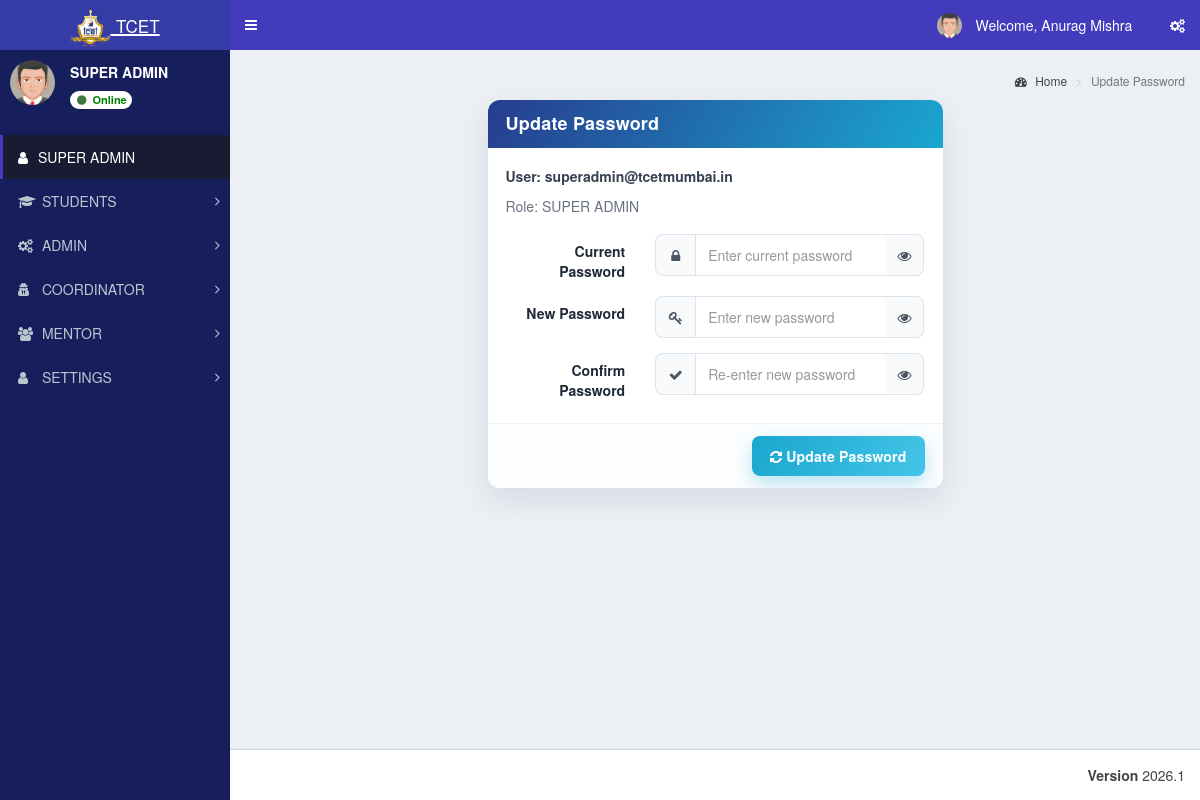
/admin/change_password.php (signed in), run on the app's committed database.
### tables this page shows
CREATE TABLE `st_role_master` (
  `role_id` int(11) NOT NULL,
  `role_name` varchar(100) NOT NULL
);

CREATE TABLE `st_menu_master` (
  `menu_id` int(11) NOT NULL,
  `menu_name` varchar(100) NOT NULL,
  `menu_icon` varchar(100) NOT NULL DEFAULT 'fa fa-folder'
);

CREATE TABLE `st_login` (
  `login_id` int(11) NOT NULL,
  `username` varchar(200) NOT NULL,
  `password` varchar(255) NOT NULL,
  `user_id` int(11) NOT NULL,
  `created_at` timestamp NOT NULL DEFAULT current_timestamp()
);

### database/db_connect.php (called while the page is built, shortened)
<?php
class DBController
{
    public $host = "localhost";
    public $user = "root";
    public $password = "";
    public $database = "tcet_st";
    function __construct()
    {
        $this->conn = $this->connectDB();
    }
    function connectDB()
    {
      $conn = @mysqli_connect($this->host,$this->user,$this->password,$this->database);
      return $conn;
    }
}
?>

### admin/change_password.php (the view, shortened to what this page needs)
<?php
include "header/header.php";
$currentUserId = intval($userid ?? 0);
$currentRoleId = intval($usertype ?? 0);
$passwordData = array(
  'username' => (string) ($username ?? ''),
  'role_name' => (string) ($role_name ?? '')
);
if ($currentUserId > 0 && $currentRoleId > 0) {
    $profileSql = "SELECT l.username, r.role_name
                   FROM st_login l
                   LEFT JOIN st_user_master u ON u.user_id = l.user_id
                   LEFT JOIN st_role_master r ON r.role_id = u.role_id
                   WHERE l.user_id = ?
                   LIMIT 1";
  $profileStmt = mysqli_prepare($db_handle->conn, $profileSql);
  if ($profileStmt) {
      mysqli_stmt_bind_param($profileStmt, 'i', $currentUserId);
    mysqli_stmt_execute($profileStmt);
    $profileResult = mysqli_stmt_get_result($profileStmt);
    if ($profileResult && ($row = mysqli_fetch_assoc($profileResult))) {
      $passwordData['username'] = (string) ($row['username'] ?? $passwordData['username']);
      $passwordData['role_name'] = (string) ($row['role_name'] ?? $passwordData['role_name']);
    }
  }
}
?>
<div class="content-wrapper">
  <section class="content-header">
    <ol class="breadcrumb">
      <li><a href="index.php"><i class="fa fa-dashboard"></i> Home</a></li>
      <li class="active">Update Password</li>
    </ol>
  </section>
  <section class="content" style="margin-top: 20px;">
    <div class="row">
      <div class="col-md-3"></div>
      <div class="col-md-6">
        <div class="box profile-form-card">
          <div class="box-header with-border">
            <h3 class="box-title">Update Password</h3>
          </div>
          <div class="box-body" style="padding-bottom: 0;">
            <p style="margin-bottom: 10px; color: #374151; font-weight: 600;">User: <?php echo htmlspecialchars($passwordData['username']); ?></p>
            <p style="margin-bottom: 0; color: #6b7280;">Role: <?php echo htmlspecialchars($passwordData['role_name']); ?></p>
          </div>
          <form class="form-horizontal" method="POST">
            <div class="box-body">
              <div class="form-group">
                <label class="col-sm-4 control-label">Current Password</label>
                <div class="col-sm-8">
                  <div class="input-group profile-input-group">
                    <span class="input-group-addon"><i class="fa fa-lock"></i></span>
                    <input type="password" class="form-control password-toggle-field" id="current_password" name="current_password" placeholder="Enter current password" required>
                    <span class="input-group-btn">
                      <button type="button" class="btn btn-default toggle-password" data-target="current_password" aria-label="Show password">
                        <i class="fa fa-eye"></i>
                      </button>
                    </span>
                  </div>
                </div>
              </div>
              <div class="form-group">
                <label class="col-sm-4 control-label">New Password</label>
                <div class="col-sm-8">
                  <div class="input-group profile-input-group">
                    <span class="input-group-addon"><i class="fa fa-key"></i></span>
                    <input type="password" class="form-control password-toggle-field" id="new_password" name="new_password" placeholder="Enter new password" required>
                    <span class="input-group-btn">
                      <button type="button" class="btn btn-default toggle-password" data-target="new_password" aria-label="Show password">
                        <i class="fa fa-eye"></i>
                      </button>
                    </span>
                  </div>
                </div>
              </div>
              <div class="form-group">
                <label class="col-sm-4 control-label">Confirm Password</label>
                <div class="col-sm-8">
                  <div class="input-group profile-input-group">
                    <span class="input-group-addon"><i class="fa fa-check"></i></span>
                    <input type="password" class="form-control password-toggle-field" id="confirm_password" name="confirm_password" placeholder="Re-enter new password" required>
                    <span class="input-group-btn">
                      <button type="button" class="btn btn-default toggle-password" data-target="confirm_password" aria-label="Show password">
                        <i class="fa fa-eye"></i>
                      </button>
                    </span>
                  </div>
                </div>
              </div>
            </div>
            <div class="box-footer">
              <button type="submit" class="pull-right profile-save-btn"><i class="fa fa-refresh"></i> Update Password</button>
            </div>
          </form>
        </div>
      </div>
      <div class="col-md-3"></div>
    </div>
  </section>
</div>
<?php include "header/footer.php"; ?>

### admin/header/header.php (shortened to what this page needs)
<?php
include_once("../database/db_connect.php");
$db_handle = new DBController();
$sessionLoginId = intval($_SESSION['user_login_id'] ?? $_SESSION['user_session'] ?? 0);
$username = '';
$userid = 0;
$usertype = 0;
$sql = "SELECT l.login_id, l.username, l.user_id, u.role_id, u.user_name, r.role_name
	    FROM st_login l
	    LEFT JOIN st_user_master u ON u.user_id = l.user_id
	    LEFT JOIN st_role_master r ON r.role_id = u.role_id
	    WHERE l.login_id='" . $sessionLoginId . "' LIMIT 1";
$result = mysqli_query($db_handle->conn, $sql);
if ($result && $result->num_rows > 0) {
	$row = $result->fetch_assoc();
	$username = $row['username'];
	$userid = intval($row['user_id']);
	$usertype = intval($row['role_id']);
}
$name = $username;
$profileSql = "SELECT COALESCE(NULLIF(TRIM(u.user_name), ''), l.username) AS user_name
			   FROM st_login l
			   LEFT JOIN st_user_master u ON u.user_id = l.user_id
			   WHERE l.user_id = $userid LIMIT 1";
$profileResult = mysqli_query($db_handle->conn, $profileSql);
if ($profileResult && ($profileRow = mysqli_fetch_assoc($profileResult))) {
	$profileName = trim((string)($profileRow['user_name'] ?? ''));
	if ($profileName !== '') {
		$name = $profileName;
	}
}
$sql = "SELECT role_name FROM st_role_master WHERE role_id = ? LIMIT 1";
$stmt = mysqli_prepare($db_handle->conn, $sql);
if ($stmt) {
	mysqli_stmt_bind_param($stmt, 'i', $usertype);
	mysqli_stmt_execute($stmt);
	$result = mysqli_stmt_get_result($stmt);
	if ($row = mysqli_fetch_assoc($result)) {
		$role_name = $row['role_name'];
	}
}
$dashboardRoute = ($usertype === 5) ? 'student_dashboard.php' : 'index.php';
?>
<!DOCTYPE html>
<html>
<head>
	<link rel="stylesheet" href="bootstrap/css/bootstrap.min.css">
	<link rel="stylesheet" href="https://cdnjs.cloudflare.com/ajax/libs/font-awesome/4.5.0/css/font-awesome.min.css">
	<link rel="stylesheet" href="https://cdnjs.cloudflare.com/ajax/libs/ionicons/2.0.1/css/ionicons.min.css">
	<link rel="stylesheet" href="dist/css/AdminLTE.min.css">
	<link rel="stylesheet" href="dist/css/skins/_all-skins.min.css">
	<link rel="stylesheet" href="plugins/iCheck/flat/blue.css">
	<link rel="stylesheet" href="plugins/morris/morris.css">
	<link rel="stylesheet" href="plugins/jvectormap/jquery-jvectormap-1.2.2.css">
	<link rel="stylesheet" href="plugins/datepicker/datepicker3.css">
	<link rel="stylesheet" href="plugins/daterangepicker/daterangepicker.css">
	<link rel="stylesheet" href="plugins/bootstrap-wysihtml5/bootstrap3-wysihtml5.min.css">
</head>
<body class="hold-transition skin-blue sidebar-mini">
	<div class="wrapper">
		<header class="main-header">
			<a href="<?php echo $dashboardRoute; ?>" class="logo">
				<span class="logo-lg"><img src="images/booklogo.webp" class="py-2" height="40px" /> <small>TCET</small></span>
			</a>
			<nav class="navbar navbar-static-top">
				<a href="#" class="sidebar-toggle" data-toggle="offcanvas" role="button">
				</a>
				<div class="navbar-custom-menu">
					<ul class="nav navbar-nav">
						<li class="dropdown user user-menu">
							<a href="#" class="dropdown-toggle" data-toggle="dropdown">
								<img src="dist/img/user2-160x160.jpg" class="user-image" alt="User Image">
								<span class="hidden-xs">&nbsp;Welcome, <?php echo $name; ?> &nbsp;</span>
							</a>
						</li>
						<li>
							<a href="#" data-toggle="control-sidebar"><i class="fa fa-gears"></i></a>
						</li>
					</ul>
				</div>
			</nav>
		</header>
		<aside class="main-sidebar">
			<section class="sidebar">
				<div class="user-panel">
					<div class="pull-left image">
						<img src="dist/img/user2-160x160.jpg" class="img-circle" alt="User Image">
					</div>
					<div class="pull-left info">
						<p><span><?php echo htmlspecialchars($role_name); ?></span></p>
						<a class="badge" href="#" style="background:white; color: green;">
							<i class="fa fa-circle text-success"></i> Online
						</a>
					</div>
				</div>
				<br />
				<?php include "side_menu.php"; ?>
		</aside>

### admin/header/side_menu.php (shortened to what this page needs)
<?php
function sidebar_has_column($conn, $table, $column)
{
	$escapedColumn = mysqli_real_escape_string($conn, $column);
	$result = mysqli_query($conn, "SHOW COLUMNS FROM $table LIKE '$escapedColumn'");
	$exists = ($result && mysqli_num_rows($result) > 0);
	return $exists;
}
$menuHasIconColumn = sidebar_has_column($db_handle->conn, 'st_menu_master', 'menu_icon');
$subMenuHasIconColumn = sidebar_has_column($db_handle->conn, 'st_sub_menu_master', 'sub_menu_icon');
$subMenuHasRouteColumn = sidebar_has_column($db_handle->conn, 'st_sub_menu_master', 'sub_menu_route');
$menuTree = array();
$menuIconSelect = $menuHasIconColumn
	? "COALESCE(NULLIF(TRIM(m.menu_icon), ''), 'fa fa-folder') AS menu_icon"
	: "'fa fa-folder' AS menu_icon";
$subMenuRouteSelect = $subMenuHasRouteColumn
	? "COALESCE(NULLIF(TRIM(sm.sub_menu_route), ''), '#') AS sub_menu_route"
	: "'#' AS sub_menu_route";
$subMenuIconSelect = $subMenuHasIconColumn
	? "COALESCE(NULLIF(TRIM(sm.sub_menu_icon), ''), 'fa fa-angle-double-right') AS sub_menu_icon"
	: "'fa fa-angle-double-right' AS sub_menu_icon";
$menuSql = "SELECT m.menu_id, m.menu_name, $menuIconSelect
			FROM st_menu_master m
			WHERE (
				EXISTS (
					SELECT 1
					FROM st_menu_allocation_master mar
					WHERE mar.menu_id = m.menu_id
					  AND mar.role_id = ?
					  AND mar.sub_menu_id IS NULL
				)
				OR EXISTS (
					SELECT 1
					FROM st_menu_allocation_master maa
					WHERE maa.menu_id = m.menu_id
					  AND maa.role_id = ?
					  AND maa.sub_menu_id IS NOT NULL
				)
			)
			ORDER BY m.menu_id";
$menuStmt = mysqli_prepare($db_handle->conn, $menuSql);
if ($menuStmt) {
	mysqli_stmt_bind_param($menuStmt, 'ii', $usertype, $usertype);
	mysqli_stmt_execute($menuStmt);
	$menuResult = mysqli_stmt_get_result($menuStmt);
	while ($menuRow = mysqli_fetch_assoc($menuResult)) {
		$menuId = (int) $menuRow['menu_id'];
		$menuTree[$menuId] = array(
			'menu_name' => $menuRow['menu_name'],
			'menu_icon' => $menuRow['menu_icon'],
			'submenus' => array()
		);
		$subSql = "SELECT sm.sub_menu_id, sm.sub_menu_name, $subMenuRouteSelect, $subMenuIconSelect
				   FROM st_sub_menu_master sm
				   WHERE sm.menu_id = ?
				   AND (
					   EXISTS (
						   SELECT 1
						   FROM st_menu_allocation_master mar
						   WHERE mar.sub_menu_id = sm.sub_menu_id
							 AND mar.role_id = ?
					   )
				   )
				   ORDER BY sm.sort_order ASC, sm.sub_menu_id ASC";
		$subStmt = mysqli_prepare($db_handle->conn, $subSql);
		if ($subStmt) {
			mysqli_stmt_bind_param($subStmt, 'ii', $menuId, $usertype);
			mysqli_stmt_execute($subStmt);
			$subResult = mysqli_stmt_get_result($subStmt);
			while ($subRow = mysqli_fetch_assoc($subResult)) {
				$menuTree[$menuId]['submenus'][] = $subRow;
			}
		}
	}
}
?>
<ul class="sidebar-menu" id="sidebar-dynamic-menu">
<li class="active"><a href="index.php"><i class="fa fa-user"></i><span><?php echo htmlspecialchars($role_name); ?></span></a></li>
<?php foreach ($menuTree as $menuId => $menuData) {
	$menuName = trim((string) $menuData['menu_name']);
	$menuIcon = trim((string) $menuData['menu_icon']);
?>
<li class="treeview" data-menu-id="<?php echo $menuId; ?>" id="sidebar-menu-<?php echo $menuId; ?>">
<a href="#">
<i class="<?php echo htmlspecialchars($menuIcon); ?>" aria-hidden="true"></i> <span><?php echo strtoupper(htmlspecialchars($menuName)); ?></span>
<span class="pull-right-container">
<i class="fa fa-angle-right pull-right"></i>
</span>
</a>
</li>
<?php } ?>
</ul>
</section>

### admin/change_password.php (style rules this page uses)
.profile-form-card { border: 0; border-radius: 12px; overflow: hidden; box-shadow: 0 12px 28px rgba(18, 36, 66, 0.1); }
.profile-form-card .box-header { background: linear-gradient(120deg, #273c8e 0%, #1aa7cf 100%); color: #fff; border-bottom: 0; padding: 14px 18px; }
.profile-form-card .box-title { color: #fff; font-weight: 700; letter-spacing: 0.2px; }
.profile-form-card .box-body { padding: 18px 18px 8px; background: #fff; }
.profile-form-card .control-label { color: #1f2937; font-weight: 700; padding-top: 10px; }
.profile-input-group .input-group-addon { border-radius: 8px 0 0 8px; border: 1px solid #dbe3ec; border-right: 0; background: #f8fafc; color: #4b5563; min-width: 40px; text-align: center; }
.profile-input-group .input-group-btn .btn { height: 42px; border: 1px solid #dbe3ec; border-left: 0; border-radius: 0 8px 8px 0; background: #f8fafc; color: #4b5563; }
.profile-input-group .form-control { height: 42px; border-radius: 0 8px 8px 0; border: 1px solid #dbe3ec; box-shadow: none; transition: border-color 0.2s ease, box-shadow 0.2s ease; }
.profile-form-card .box-footer { border-top: 1px solid #edf1f6; background: #fbfdff; padding: 12px 18px; }
.profile-form-card .profile-save-btn { display: inline-block; border: 0; border-radius: 8px; padding: 10px 18px; background: linear-gradient(120deg, #1aa7cf 0%, #44c4e8 100%) !important; color: #fff !important; font-weight: 700; letter-spacing: 0.2px; box-shadow: 0 8px 18px rgba(30, 167, 207, 0.28); cursor: pointer; }

### data on the page
st_role_master: role_name "SUPER ADMIN"
st_menu_master: menu_name "STUDENTS"
st_menu_master: menu_name "ADMIN"
st_menu_master: menu_name "COORDINATOR"
st_menu_master: menu_name "MENTOR"
st_menu_master: menu_name "SETTINGS"
st_login: username "superadmin@tcetmumbai.in", st_role_master.role_name "SUPER ADMIN"

### other printed values
$name "Anurag Mishra"
